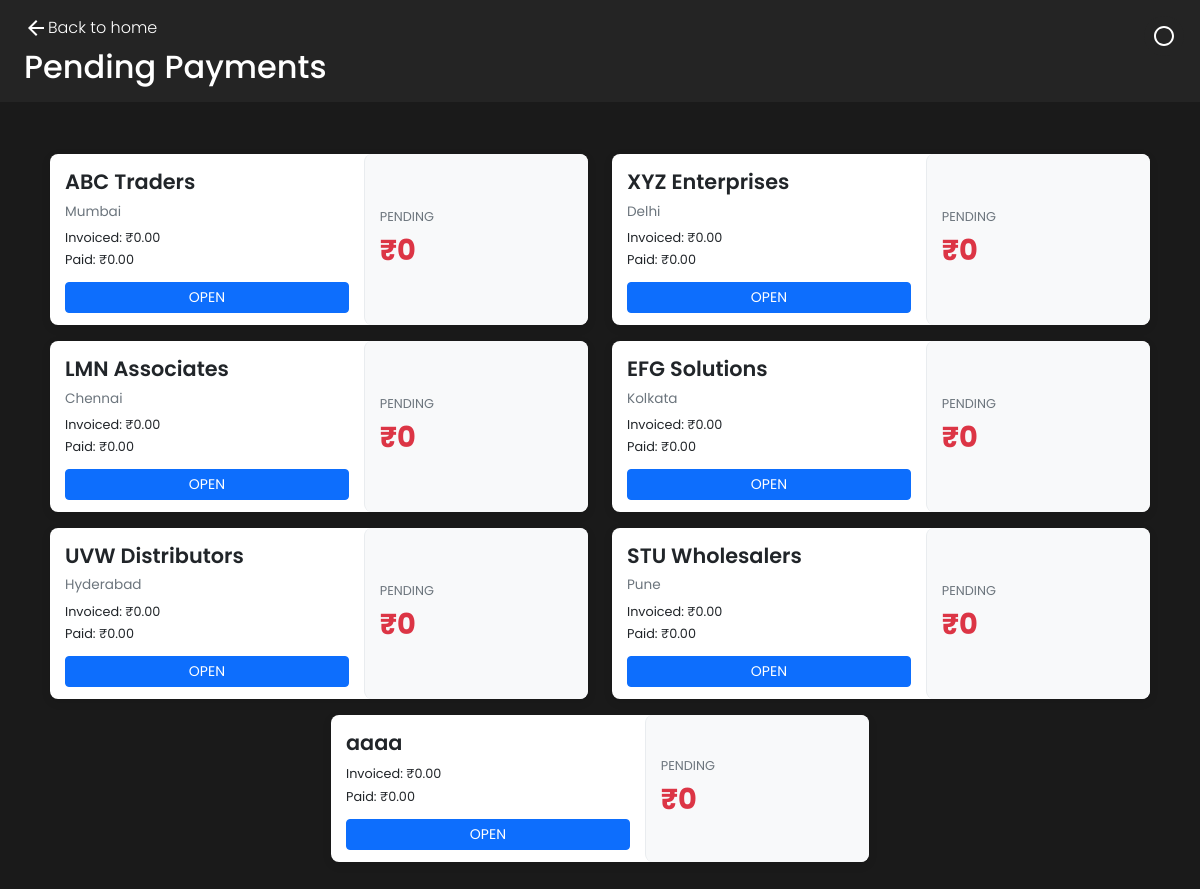
The page /payments/ on the database as committed earlier.
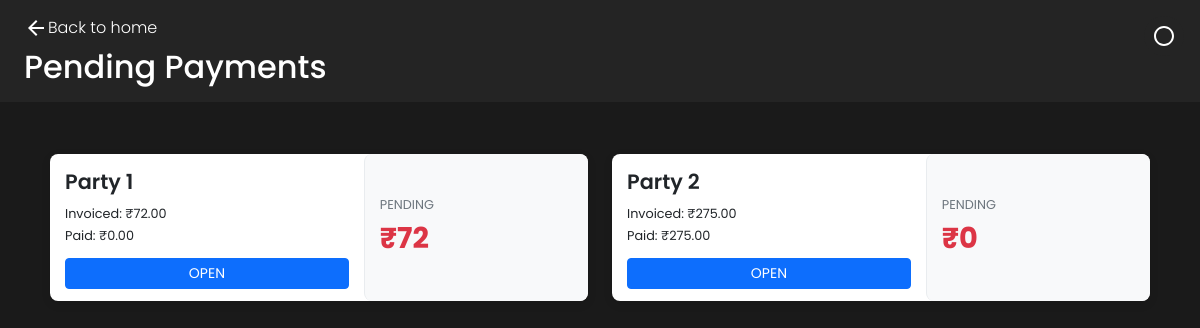
The same page on the database as committed later.
### main/models.py (models this page shows, shortened)
class Party(models.Model):
    name        = models.CharField(max_length=50)
    location    = models.CharField(max_length=50,null=True,blank=True)
    phone       = models.CharField(max_length=10,null=True,blank=True)
    gst         = models.CharField(max_length=15,null=True,blank=True)

### main/views.py (the view)
# urls.py: path('payments/', payment_view, name='payment'),
def payment_view(request):
    parties = Party.objects.all()
    party_payments = []
    for party in parties:
        invoices = Invoice.objects.filter(party=party)
        total_invoiced = 0
        total_paid = 0
        for invoice in invoices:
            if invoice.total:
                total_invoiced += float(invoice.total)
            if invoice.paid:
                total_paid += float(invoice.paid)
        pending_amount = total_invoiced - total_paid
        party_payments.append({
            'party': party,
            'total_invoiced': total_invoiced,
            'total_paid': total_paid,
            'pending_amount': pending_amount
        })
    return render(request, "payment.html", {
        "parties": parties,
        "party_payments": party_payments
    })

### main/templates/payment.html (shortened to what this page needs)
<!DOCTYPE html>
<html lang="en">
<head>
    <link href="https://cdn.jsdelivr.net/npm/bootstrap@5.3.0-alpha1/dist/css/bootstrap.min.css" rel="stylesheet">
     {% load static %}
    <link rel="stylesheet" href="{% static 'css/payments.css' %}">
</head>
<body>
    <nav>
        <a href="{% url 'home' %}">
            <svg xmlns="http://www.w3.org/2000/svg" height="24px" viewBox="0 -960 960 960" width="24px" fill="#e8eaed">
                <path d="m313-440 224 224-57 56-320-320 320-320 57 56-224 224h487v80H313Z" />
            </svg>
            Back to home
        </a>
        <h2>Pending Payments</h2>
    </nav>
    <button id="themeToggle" aria-label="Toggle dark/light theme">
        <svg xmlns="http://www.w3.org/2000/svg" height="24px" viewBox="0 0 24 24" width="24px">
            <path d="M12 22c5.52 0 10-4.48 10-10S17.52 2 12 2 2 6.48 2 12s4.48 10 10 10zm0-18c4.42 0 8 3.58 8 8s-3.58 8-8 8-8-3.58-8-8 3.58-8 8-8z"/>
            <path d="M12 17v-10v10z" fill="currentColor"/>
        </svg>
    </button>
    <div class="container payment-container">
        {% if party_payments %}
            <div class="row">
                {% for payment in party_payments %}
                <div class="col-12 col-md-10 col-lg-6 mx-auto">
                    <div class="card payment-card">
                        <div class="row g-0">
                            <div class="col-7">
                                <div class="party-details">
                                    <div class="party-name">{{ payment.party.name }}</div>
                                    <div class="party-location">{{ payment.party.location }}</div>
                                    <div class="amount-item">Invoiced: ₹{{ payment.total_invoiced|floatformat:2 }}</div>
                                    <div class="amount-item">Paid: ₹{{ payment.total_paid|floatformat:2 }}</div>
                                    <a href="{% url 'payment_details' payment.party.id %}" class="btn btn-primary btn-sm make-payment">
                                        OPEN
                                    </a>
                                </div>
                            </div>
                            <div class="col-5">
                                <div class="amount-display">
                                    <div class="amount-title">PENDING</div>
                                    <div class="pending-amount">₹{{ payment.pending_amount|floatformat:0 }}</div>
                                </div>
                            </div>
                        </div>
                    </div>
                </div>
                {% endfor %}
            </div>
        {% else %}
            <div class="alert alert-info">
                No pending payments found.
            </div>
        {% endif %}
    </div>
</body>
</html>

Rows that differ between the two databases and show on the page:
removed Party: party.name "LMN Associates", party.location "Chennai", total_invoiced "0.00", total_paid "0.00", pending_amount "0"
removed Party: party.name "EFG Solutions", party.location "Kolkata", total_invoiced "0.00", total_paid "0.00", pending_amount "0"
removed Party: party.name "UVW Distributors", party.location "Hyderabad", total_invoiced "0.00", total_paid "0.00", pending_amount "0"
removed Party: party.name "STU Wholesalers", party.location "Pune", total_invoiced "0.00", total_paid "0.00", pending_amount "0"
removed Party: party.name "aaaa", total_invoiced "0.00", total_paid "0.00", pending_amount "0"
changed Party: party.name "ABC Traders" → "Party 1"; total_invoiced "0.00" → "72.00"; pending_amount "0" → "72"; party.location "Mumbai" → (not shown)
changed Party: party.name "XYZ Enterprises" → "Party 2"; total_invoiced "0.00" → "275.00"; total_paid "0.00" → "275.00"; party.location "Delhi" → (not shown)
